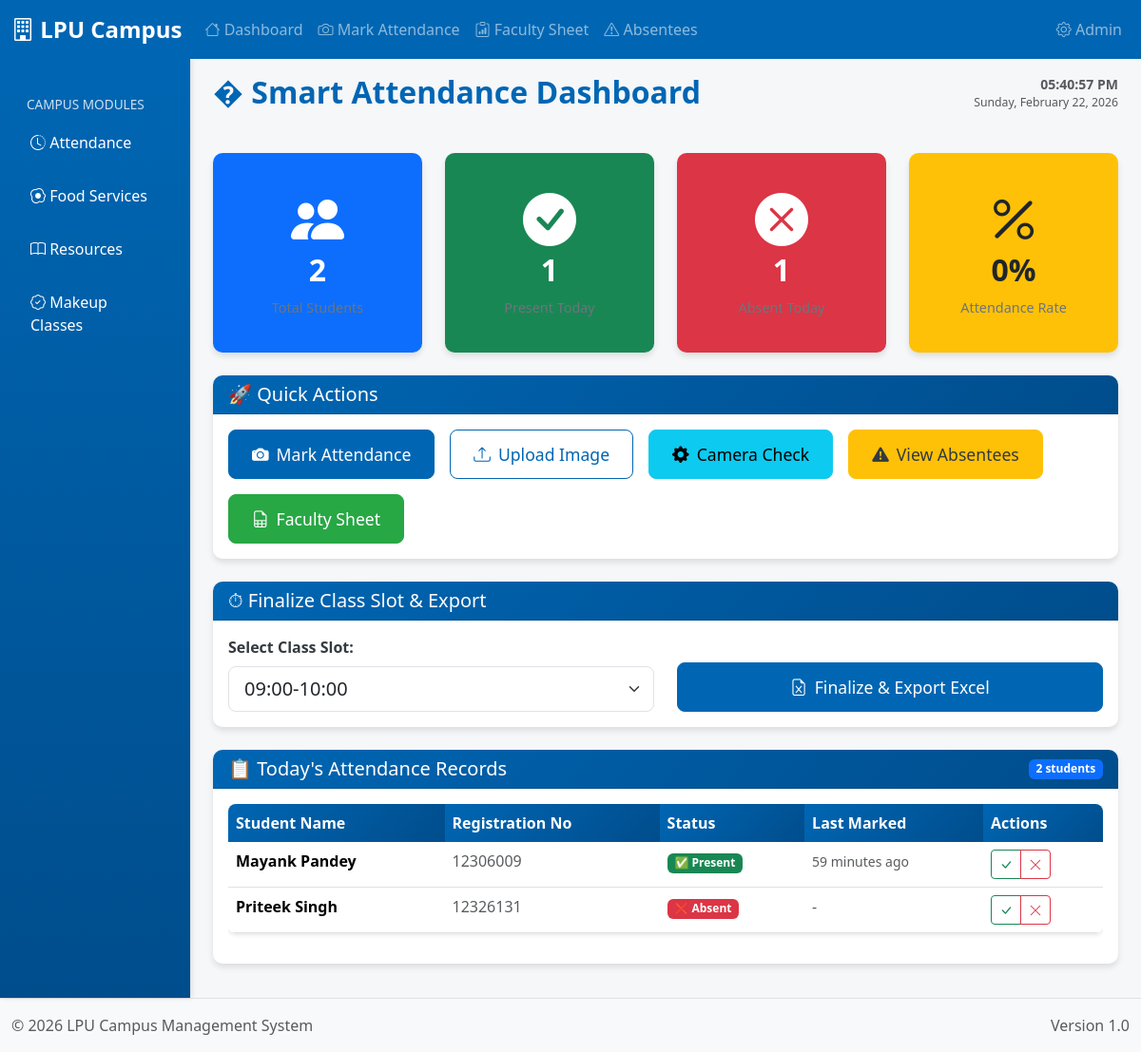
The page /attendance/ on the database its author committed.
### attendance/models.py (models this page shows, shortened)
class Attendance(models.Model):
    student = models.ForeignKey(Student, on_delete=models.CASCADE)
    faculty = models.ForeignKey(
        Faculty,
        on_delete=models.SET_NULL,
        null=True,
        blank=True
    )
    date = models.DateField(default=date.today)  # ✅ Correct
    status = models.BooleanField(default=False)
    last_marked_at = models.DateTimeField(null=True, blank=True)
    class Meta:
        constraints = [
            models.UniqueConstraint(fields=["student", "date"], name="unique_attendance_per_student_day")
        ]

### accounts/models.py (models this page shows, shortened)
class Student(models.Model):
    name = models.CharField(max_length=100)
    reg_no = models.CharField(max_length=20, unique=True)
    email = models.EmailField()
    parent_email = models.EmailField()
    face_image = models.ImageField(upload_to="faces/", blank=True, null=True)
    face_encoding = models.JSONField(null=True, blank=True)

### attendance/views.py (the view)
# urls.py: path("", views.dashboard, name="dashboard"),
def dashboard(request):
    students = Student.objects.all()
    today = date.today()
    existing_records = Attendance.objects.filter(date=today)
    existing_student_ids = set(existing_records.values_list('student_id', flat=True))
    for student in students:
        if student.id not in existing_student_ids:
            try:
                Attendance.objects.create(student=student, date=today)
            except:
                pass
    records = Attendance.objects.filter(date=today)
    present_count = records.filter(status=True).count()
    absent_count = records.filter(status=False).count()
    slot_str = request.GET.get("slot")
    now = timezone.localtime()
    if slot_str and "-" in slot_str:
        try:
            start_hm, end_hm = slot_str.split("-")
            sh, sm = start_hm.split(":")
            eh, em = end_hm.split(":")
            slot_start = now.replace(hour=int(sh), minute=int(sm), second=0, microsecond=0)
            slot_end = now.replace(hour=int(eh), minute=int(em), second=0, microsecond=0)
        except Exception:
            slot_start = now.replace(minute=0, second=0, microsecond=0)
            slot_end = slot_start + timedelta(hours=1)
    else:
        slot_start = now.replace(minute=0, second=0, microsecond=0)
        slot_end = slot_start + timedelta(hours=1)
    present_in_slot = Attendance.objects.filter(
        status=True,
        last_marked_at__gte=slot_start,
        last_marked_at__lt=slot_end
    ).count()
    total_students = records.count()
    attendance_percentage = round((present_in_slot / total_students) * 100) if total_students else 0
    return render(
        request,
        "attendance/dashboard.html",
        {
            "records": records,
            "class_slots": getattr(settings, "CLASS_SLOTS", []),
            "present_count": present_count,
            "absent_count": absent_count,
            "attendance_percentage": attendance_percentage,
        },
    )

### attendance/templates/attendance/dashboard.html (shortened to what this page needs)
{% extends "base.html" %}
{% load static %}
{% block page_title %}� Smart Attendance Dashboard{% endblock %}
{% block header_actions %}
<div class="d-flex gap-2">
    <div id="dashboard-clock" class="text-muted small"></div>
</div>
{% endblock %}
{% block content %}
<div class="row">
    <div class="col-md-3 mb-4">
        <div class="card dashboard-card bg-primary text-white">
            <div class="card-body">
                <i class="bi bi-people-fill display-4 mb-2"></i>
                <h5 class="card-title">{{ records|length }}</h5>
                <p class="card-text">Total Students</p>
            </div>
        </div>
    </div>
    <div class="col-md-3 mb-4">
        <div class="card dashboard-card bg-success text-white">
            <div class="card-body">
                <i class="bi bi-check-circle-fill display-4 mb-2"></i>
                <h5 class="card-title" id="present-count">{{ present_count }}</h5>
                <p class="card-text">Present Today</p>
            </div>
        </div>
    </div>
    <div class="col-md-3 mb-4">
        <div class="card dashboard-card bg-danger text-white">
            <div class="card-body">
                <i class="bi bi-x-circle-fill display-4 mb-2"></i>
                <h5 class="card-title" id="absent-count">{{ absent_count }}</h5>
                <p class="card-text">Absent Today</p>
            </div>
        </div>
    </div>
    <div class="col-md-3 mb-4">
        <div class="card dashboard-card bg-warning text-dark">
            <div class="card-body">
                <i class="bi bi-percent display-4 mb-2"></i>
                <h5 class="card-title" id="attendance-percentage">{{ attendance_percentage }}%</h5>
                <p class="card-text">Attendance Rate</p>
            </div>
        </div>
    </div>
</div>
<div class="row mb-4">
    <div class="col-12">
        <div class="card">
            <div class="card-header">
                <h5 class="card-title mb-0">🚀 Quick Actions</h5>
            </div>
            <div class="card-body">
                <div class="d-flex flex-wrap gap-3">
                    <a href="{% url 'mark_attendance' %}" class="btn btn-primary btn-lg">
                        <i class="bi bi-camera-fill me-2"></i>Mark Attendance
                    </a>
                    <a href="{% url 'upload_mark' %}" class="btn btn-outline-primary btn-lg">
                        <i class="bi bi-upload me-2"></i>Upload Image
                    </a>
                    <a href="{% url 'self_check' %}" class="btn btn-info btn-lg">
                        <i class="bi bi-gear-fill me-2"></i>Camera Check
                    </a>
                    <a href="{% url 'absentee_list' %}" class="btn btn-warning btn-lg">
                        <i class="bi bi-exclamation-triangle-fill me-2"></i>View Absentees
                    </a>
                    <a href="{% url 'attendance_dashboard' %}" class="btn btn-success btn-lg">
                        <i class="bi bi-file-earmark-spreadsheet me-2"></i>Faculty Sheet
                    </a>
                </div>
            </div>
        </div>
    </div>
</div>
<div class="row mb-4">
    <div class="col-12">
        <div class="card">
            <div class="card-header">
                <h5 class="card-title mb-0">⏱ Finalize Class Slot & Export</h5>
            </div>
            <div class="card-body">
                <form method="get" action="{% url 'finalize_slot' %}" class="row align-items-end">
                    <div class="col-md-6">
                        <label class="form-label fw-bold">Select Class Slot:</label>
                        <select name="slot" class="form-select form-select-lg">
                            {% for s in class_slots %}
                                <option value="{{ s }}">{{ s }}</option>
                            {% endfor %}
                        </select>
                    </div>
                    <div class="col-md-6">
                        <button type="submit" class="btn btn-primary btn-lg w-100">
                            <i class="bi bi-file-earmark-excel me-2"></i>Finalize & Export Excel
                        </button>
                    </div>
                </form>
            </div>
        </div>
    </div>
</div>
<div class="row">
    <div class="col-12">
        <div class="card">
            <div class="card-header d-flex justify-content-between align-items-center">
                <h5 class="card-title mb-0">📋 Today's Attendance Records</h5>
                <span class="badge bg-primary">{{ records|length }} students</span>
            </div>
            <div class="card-body">
                {% if records %}
                    <div class="table-responsive">
                        <table class="table table-hover">
                            <thead>
                                <tr>
                                    <th>Student Name</th>
                                    <th>Registration No</th>
                                    <th>Status</th>
                                    <th>Last Marked</th>
                                    <th>Actions</th>
                                </tr>
                            </thead>
                            <tbody>
                                {% for record in records %}
                                <tr id="record-{{ record.id }}" data-record-id="{{ record.id }}">
                                    <td class="fw-bold">{{ record.student.name }}</td>
                                    <td class="text-muted">{{ record.student.reg_no }}</td>
                                    <td>
                                        <span class="badge {% if record.status %}bg-success{% else %}bg-danger{% endif %}" id="status-badge-{{ record.id }}">
                                            {% if record.status %}✅ Present{% else %}❌ Absent{% endif %}
                                        </span>
                                    </td>
                                    <td>
                                        <span class="text-muted" id="last-marked-{{ record.id }}">
                                            {% if record.last_marked_at %}
                                                <small class="text-muted">{{ record.last_marked_at|timesince }} ago</small>
                                            {% else %}
                                                <span class="text-muted">-</span>
                                            {% endif %}
                                        </span>
                                    </td>
                                    <td>
                                        <div class="btn-group btn-group-sm">
                                            <a class="btn btn-outline-success" href="{% url 'faculty_mark_present' record.id %}?next=dashboard" data-bs-toggle="tooltip" title="Mark Present">
                                                <i class="bi bi-check-lg"></i>
                                            </a>
                                            <a class="btn btn-outline-danger" href="{% url 'faculty_mark_absent' record.id %}?next=dashboard" data-bs-toggle="tooltip" title="Mark Absent">
                                                <i class="bi bi-x-lg"></i>
                                            </a>
                                        </div>
                                    </td>
                                </tr>
                                {% endfor %}
                            </tbody>
                        </table>
                    </div>
                {% else %}
                    <div class="text-center py-5">
                        <i class="bi bi-inbox display-4 text-muted"></i>
                        <h5 class="text-muted mt-3">No attendance records found</h5>
                        <p class="text-muted">Start by marking attendance using the camera or upload options.</p>
                    </div>
                {% endif %}
            </div>
        </div>
    </div>
</div>
{% endblock %}

### static/css/style.css (style rules this page uses)
:root { --lpu-primary: #0066b3; --lpu-secondary: #ff6b00; --lpu-light: #f8f9fa; --lpu-dark: #343a40; --lpu-success: #28a745; --lpu-danger: #dc3545; --lpu-warning: #ffc107; --lpu-info: #17a2b8; }
body { font-family: 'Segoe UI', Tahoma, Geneva, Verdana, sans-serif; background-color: #f5f7f9; }
.card { border: none; border-radius: 10px; box-shadow: 0 4px 6px rgba(0, 0, 0, 0.1); transition: transform 0.3s ease, box-shadow 0.3s ease; }
.card-header { background: linear-gradient(135deg, var(--lpu-primary), #004d8c); color: white; font-weight: 600; border-radius: 10px 10px 0 0 !important; }
.btn-primary { background-color: var(--lpu-primary); border-color: var(--lpu-primary); }
.btn-outline-primary { color: var(--lpu-primary); border-color: var(--lpu-primary); }
.btn-success { background-color: var(--lpu-success); border-color: var(--lpu-success); }
.btn-warning { background-color: var(--lpu-warning); border-color: var(--lpu-warning); color: var(--lpu-dark); }
.table { background-color: white; border-radius: 8px; overflow: hidden; box-shadow: 0 2px 4px rgba(0, 0, 0, 0.1); }
.table thead th { background: linear-gradient(135deg, var(--lpu-primary), #004d8c); color: white; border: none; font-weight: 600; }
.table tbody tr { transition: background-color 0.2s ease; }
.dashboard-card { text-align: center; padding: 20px; }
.dashboard-card .card-title { font-size: 2rem; font-weight: bold; margin-bottom: 10px; }
.dashboard-card .card-text { color: #6c757d; font-size: 0.9rem; }
.form-label { font-weight: 500; color: var(--lpu-dark); }
.btn-lg { padding: 12px 24px; font-size: 1.1rem; border-radius: 8px; }

### rows shown on the page
Attendance: student.name "Mayank Pandey", student.reg_no "12306009", status "✅ Present", last_marked_at "59 minutes"
Attendance: student.name "Priteek Singh", student.reg_no "12326131", status "❌ Absent"

### other values the page prints
{{ records|length }} "2"
{{ present_count }} "1"
{{ absent_count }} "1"
{{ attendance_percentage }} "0"
form field slot "09:00-10:00"
